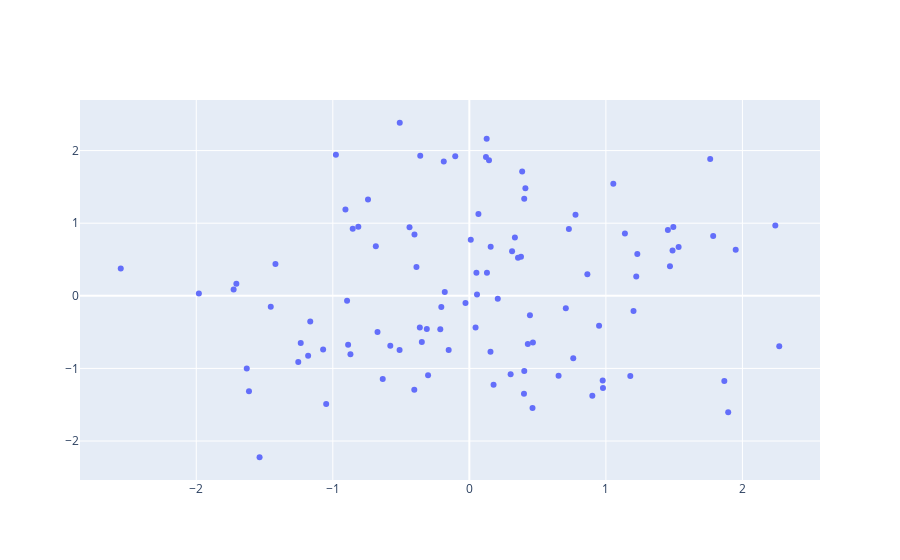

The cell this chart's notebook holds for it:
### Markdown cell above
### Using Plotly

### Code cell
import plotly.graph_objects as go
fig = go.Figure(data=go.Scatter(x=x, y=y, mode='markers'))
fig.show()
